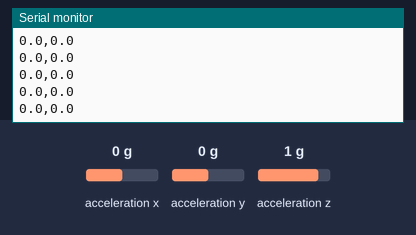
Bench run of a sketch on a simulated Arduino Nano 33 BLE. Shown: the last lines printed to the serial monitor. Inputs (shaded band) come from the test bench; at power-on: acceleration x 0 g, acceleration y 0 g, acceleration z 1 g.

Above: at 2.2 s.
2.3 s: acceleration x set to -1.4 g
At 2.32 s:
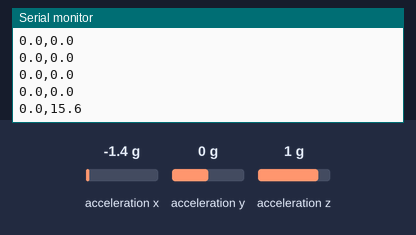
3.8 s: acceleration y set to -1.4 g
At 3.82 s:
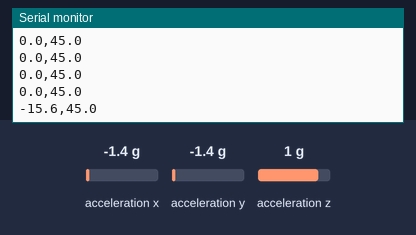
5.3 s: acceleration z set to -1.4 g
At 5.32 s:
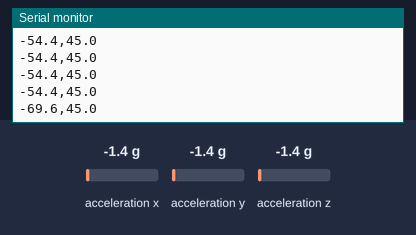
Timing chart, 0 to 8.3 s (numbered marks = the images above; inputs shaded):
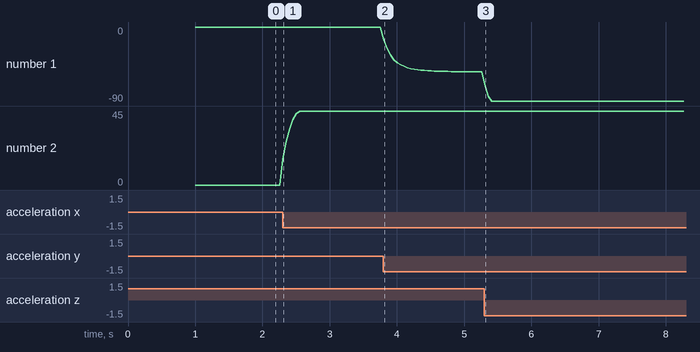

Measured:
- after the input at 2.3 s, the serial monitor: prints a new line at once (image 1)
- after the input at 3.8 s, the serial monitor: prints a new line at once (image 2)
- after the input at 5.3 s, the serial monitor: prints a new line at once (image 3)
- plotted number 1: 0 → -54.4 after the input at 3.8 s, -54.4 → -90 after the input at 5.3 s
- plotted number 2: 0 → 45 after the input at 2.3 s

The sketch:

stable_pitch_and_roll.ino
```cpp
#include "Arduino_BMI270_BMM150.h"

#define WAIT_TIME 50     // Send data every 50 ms (20Hz)
#define FILTER_ALPHA 0.8 // Low-pass filter coefficient

float x, y, z;
float filteredX = 0, filteredY = 0, filteredZ = 0;
float flexionExtension = 0;
float ulnarRadial = 0;
unsigned long previousMillis = 0;

void setup() {
  Serial.begin(115200);
  while (!Serial);

  if (!IMU.begin()) {
    Serial.println("Failed to initialize IMU!");
    while (1);
  }

  Serial.print("Accelerometer sample rate = ");
  Serial.print(IMU.accelerationSampleRate());
  Serial.println("Hz");

  delay(1000);

  if (IMU.accelerationAvailable()) {
    IMU.readAcceleration(filteredX, filteredY, filteredZ);
  }
}

void loop() {
  if (IMU.accelerationAvailable() && millis() - previousMillis >= WAIT_TIME) {
    previousMillis = millis();
    IMU.readAcceleration(x, y, z);

    // Low-pass filter
    filteredX = FILTER_ALPHA * filteredX + (1 - FILTER_ALPHA) * x;
    filteredY = FILTER_ALPHA * filteredY + (1 - FILTER_ALPHA) * y;
    filteredZ = FILTER_ALPHA * filteredZ + (1 - FILTER_ALPHA) * z;

    // Flexion/Extension = pitch = rotation around X-axis
    flexionExtension = atan2(filteredY, filteredZ) * 180.0 / PI;

    // Ulnar/Radial Deviation = roll = rotation around Y-axis
    ulnarRadial = atan2(-filteredX, filteredZ) * 180.0 / PI;

    // Constrain angles
    flexionExtension = constrain(flexionExtension, -90, 90);
    ulnarRadial = constrain(ulnarRadial, -45, 45);

    // Output
    Serial.print(flexionExtension, 1);
    Serial.print(",");
    Serial.println(ulnarRadial, 1);
  }
}
```
